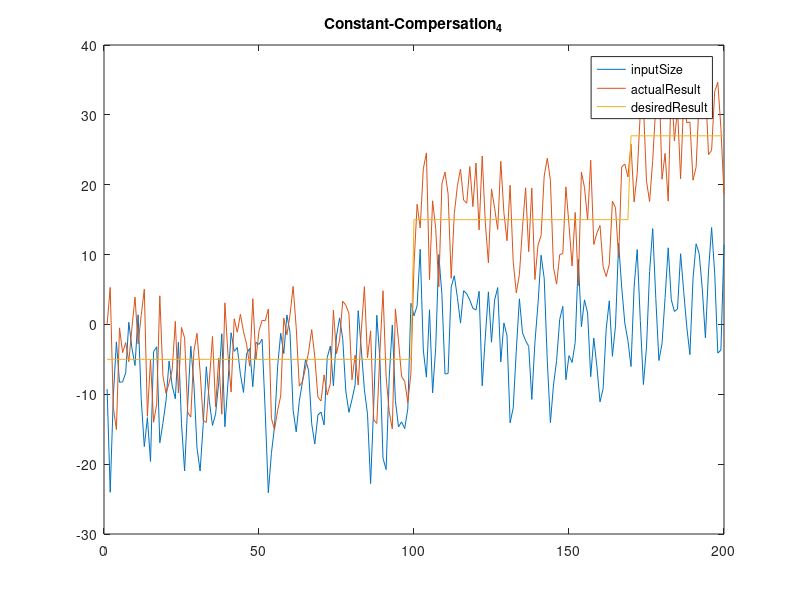

This chart was generated by the following MATLAB code: (Note: this script raises an error after producing the figure.)
%clear all;                    clc;                
n1=1;                          n2=10;                nu = 10; 
a1=-0.4493;                    b1= 1.3767;           d6 = 0.1;                                                       
benda=load('bankX.mat');       d=zeros(1,7);         ref=ones(1,9);  
%=========================================================================
v=benda.z2;                                          
for k=1:300
ref(k)=-5;  if (k>=050) ref(k)=-5;  end
            if (k>=100) ref(k)=15;  end
            if (k>=170) ref(k)=27;  end
end

%*************************************************************************
B=1;                       f0=1-a1;           f1=a1;
x=[f0 f1 b1];              G=b1;                  
N=d6;                                         NS=-d6;

for i=1:(n2-1)
R=f0;                                         B=[B R];          
f0=f1+R*(1-a1);                               f1=R*(a1); 
G=[G;b1*B(i+1)+b1*B(i)]; 
N=[N;d6*B(i+1)+d6*B(i)];                      NS=[NS;-d6*B(i+1)-d6*B(i)];
x=[x;f0 f1 b1*B(i+1)];
end

for j=1:(n2-1)
G=[G [zeros(j,1);G(1:(length(G)-j),1)]];
N=[N [zeros(j,1);N(1:(length(N)-j),1)]];
end

for j=1:(1)
NS=[NS [zeros(j,1);0*NS(1:(length(NS)-j),1)]];
end

x=x(n1:n2,:);
G=G(n1:n2,:);

%***********************************************************************

for k=1:200
z(k)=k;
west3=N*[v((k+n1-1):(k+n2-1))'];       % DisturbanceInjecktor
east3=NS*[100 ; 100];                  % DisturbanceMeasurering_CONSTANT
costfunction=(inv(G'*G+0.01*eye(size(G'*G)))*G');
y(k)=-a1*d(1)+b1*d(4)+d6*d(6);
duw=costfunction*([ref((k+n1):(k+n2))']-x*[y(k);d(1);0]...
    -west3-east3);
% HMatrix*(Ref(1)-actualPoints(2)-Disturbs(2)-InverseDisturbs(4))
du(k)=duw(1);
d(2)=d(1);
d(1)=y(k);
d(3)=du(k);

u(k)=d(4)+du(k);
d(5)=d(4);  d(4)=u(k);
d(7)=d(6);  d(6)=v(k);
end
loss=ref(1:200)-y;XA=0;XB=0;
for k=1:199
    XA=XA+loss(k)^2;
    XB=XB+(u(k+1)-u(k))^2;
end
errSize=sqrt(XA)
inputSize=sqrt(XB)
disp('*************************ConstantCompersation*********')
figure;                                 plot(z,u,z,y,z,ref(1:200));
legend('inputSize','actualResult','desiredResult', 'location', 'best')
title('Constant-Compersation_4');
KoefficientsOfDiofant_x_G_NS =[x G NS]; 
DsturbedE






